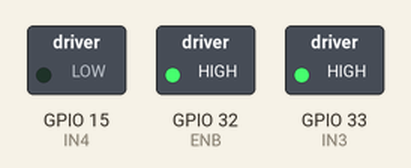
This sketch was run on a simulated ESP32. Shown: switched loads named in the sketch (green lamp = pin HIGH).

Above: at 0.05 s.
At 4.0 s:
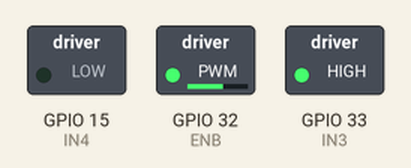
Timing chart, 0 to 4.6 s (numbered marks = the images above):
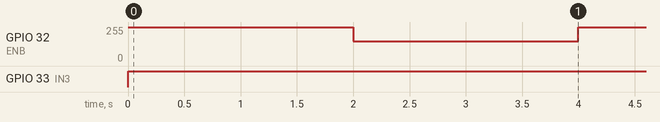

The sketch:

left_motor_test.ino
```cpp
//Initialize Motors
#define IN3 33
#define IN4 15
#define ENB 32

void setup() {
  Serial.begin(115200); // Starts the serial communication
  pinMode(ENB, OUTPUT);
  pinMode(IN3, OUTPUT);
  pinMode(IN4, OUTPUT);
}

void loop() {

 analogWrite(ENB,255);
 digitalWrite(IN3,HIGH);
 digitalWrite(IN4,LOW);
 delay(2000);
 analogWrite(ENB,150);
 delay(2000);
// analogWrite(ENB,255);
// digitalWrite(IN4,HIGH);
// digitalWrite(IN3,LOW);
// delay(2000);
// analogWrite(ENB,150);
// delay(2000);
}
```

Measured:
- by itself, GPIO 32 (ENB): alternates 255/255 for 2.0 s and 150/255 for 2.0 s
- by itself, GPIO 33 (IN3): LOW → HIGH at 0.00 s
